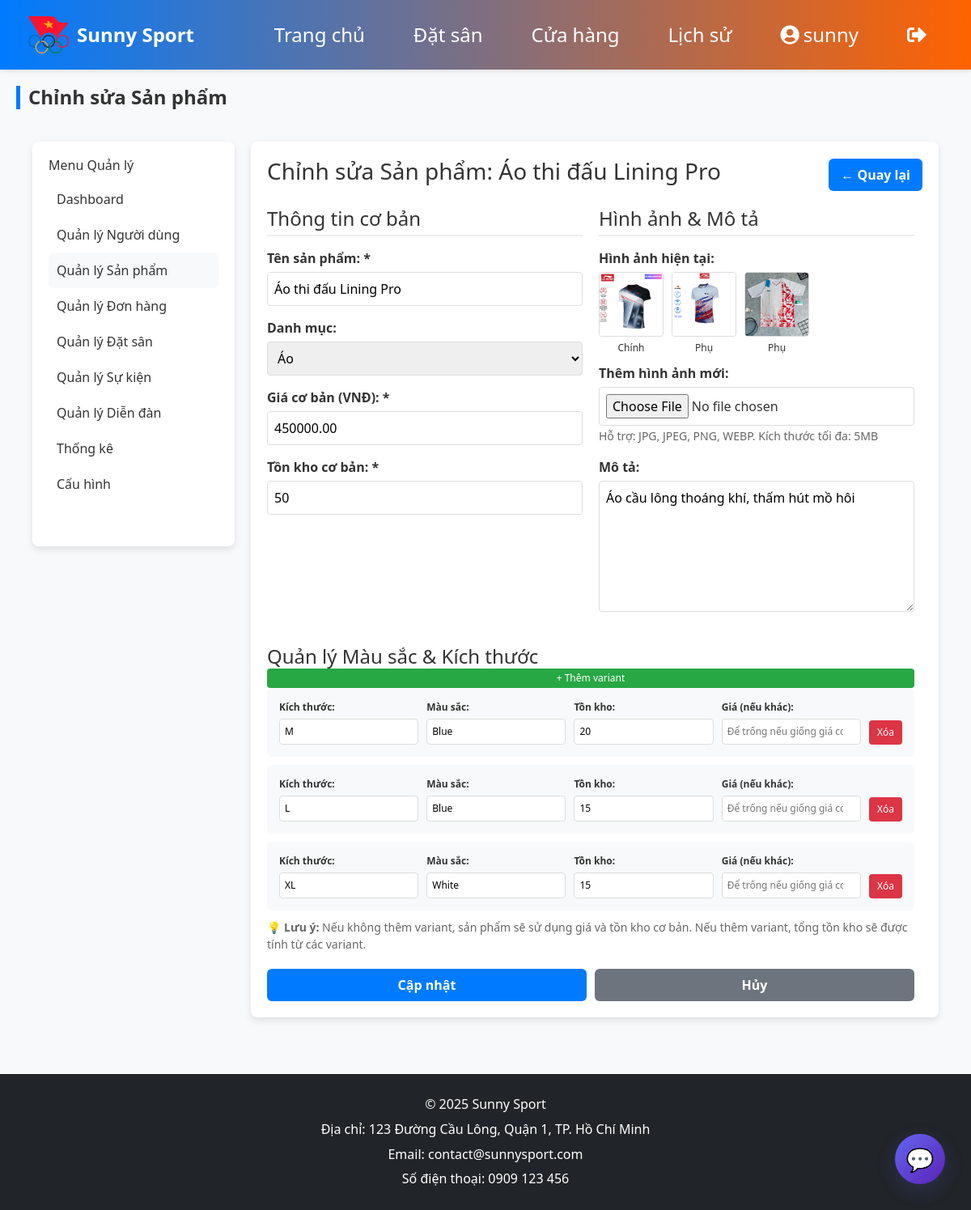
Page /admin_edit_product.php?id=4 (signed in) on the committed database.
### tables this page shows
CREATE TABLE `products` (
  `product_id` int(11) NOT NULL COMMENT 'Mã sản phẩm',
  `product_name` varchar(100) NOT NULL COMMENT 'Tên sản phẩm',
  `category_id` int(11) DEFAULT NULL COMMENT 'Mã danh mục sản phẩm',
  `description` text DEFAULT NULL COMMENT 'Mô tả sản phẩm',
  `price` decimal(10,2) NOT NULL COMMENT 'Giá sản phẩm (VNĐ)',
  `stock` int(11) NOT NULL DEFAULT 0 COMMENT 'Số lượng tồn kho tổng (tính từ variants nếu có)',
  `created_at` timestamp NOT NULL DEFAULT current_timestamp() COMMENT 'Thời gian tạo'
);

CREATE TABLE `product_categories` (
  `category_id` int(11) NOT NULL COMMENT 'Mã danh mục sản phẩm',
  `category_name` varchar(100) NOT NULL COMMENT 'Tên danh mục',
  `description` text DEFAULT NULL COMMENT 'Mô tả danh mục'
);

CREATE TABLE `product_images` (
  `image_id` int(11) NOT NULL COMMENT 'Mã hình ảnh',
  `product_id` int(11) DEFAULT NULL COMMENT 'Mã sản phẩm',
  `image_url` varchar(255) NOT NULL COMMENT 'Đường dẫn hình ảnh',
  `alt_text` varchar(255) DEFAULT NULL COMMENT 'Mô tả hình ảnh (SEO)',
  `is_primary` tinyint(1) DEFAULT 0 COMMENT 'Hình ảnh chính: 1 (chính), 0 (phụ)',
  `created_at` timestamp NOT NULL DEFAULT current_timestamp() COMMENT 'Thời gian tạo'
);

CREATE TABLE `product_variants` (
  `variant_id` int(11) NOT NULL COMMENT 'Mã biến thể',
  `product_id` int(11) DEFAULT NULL COMMENT 'Mã sản phẩm',
  `size` varchar(50) DEFAULT NULL COMMENT 'Kích thước (e.g., S, M, L, 39, 40)',
  `color` varchar(50) DEFAULT NULL COMMENT 'Màu sắc (e.g., Red, Blue, Black)',
  `stock` int(11) NOT NULL DEFAULT 0 COMMENT 'Số lượng tồn kho cho biến thể',
  `price` decimal(10,2) DEFAULT NULL COMMENT 'Giá cho biến thể (nếu khác giá gốc)',
  `created_at` timestamp NOT NULL DEFAULT current_timestamp() COMMENT 'Thời gian tạo'
);

### admin_edit_product.php (the view, shortened to what this page needs)
<?php
include 'config/database.php';
$product_id = $_GET['id'] ?? 0;
if ($product_id) {
    $stmt = $conn->prepare("SELECT p.*, c.category_name FROM products p LEFT JOIN product_categories c ON p.category_id = c.category_id WHERE p.product_id = ?");
    $stmt->bind_param("i", $product_id);
    $stmt->execute();
    $result = $stmt->get_result();
    $product = $result->fetch_assoc();
    $stmt = $conn->prepare("SELECT * FROM product_images WHERE product_id = ? ORDER BY is_primary DESC");
    $stmt->bind_param("i", $product_id);
    $stmt->execute();
    $images = $stmt->get_result()->fetch_all(MYSQLI_ASSOC);
    $stmt = $conn->prepare("SELECT * FROM product_variants WHERE product_id = ? ORDER BY variant_id");
    $stmt->bind_param("i", $product_id);
    $stmt->execute();
    $variants = $stmt->get_result()->fetch_all(MYSQLI_ASSOC);
}
$stmt = $conn->prepare("SELECT category_id, category_name FROM product_categories ORDER BY category_name");
$stmt->execute();
$categories = $stmt->get_result()->fetch_all(MYSQLI_ASSOC);
include 'includes/header.php';
?>
<h2 class="section-title">Chỉnh sửa Sản phẩm</h2>
<div class="shop-container" style="display:flex; gap:20px; align-items:flex-start; padding:20px;">
    <div class="product-filter" style="background:white; padding:20px; border-radius:8px; box-shadow:0 4px 10px rgba(0,0,0,0.1); width:250px; min-height:500px;">
        <h3 style="font-size:16px; color:#333;">Menu Quản lý</h3>
        <ul style="list-style:none; padding:0;">
            <li><a href="admin.php?section=dashboard" style="display:block; padding:10px; color:#333; text-decoration:none;">Dashboard</a></li>
            <li><a href="admin.php?section=users" style="display:block; padding:10px; color:#333; text-decoration:none;">Quản lý Người dùng</a></li>
            <li><a href="admin.php?section=products" style="display:block; padding:10px; color:#333; text-decoration:none; background:#f8f9fa; border-radius:6px;">Quản lý Sản phẩm</a></li>
            <li><a href="admin.php?section=orders" style="display:block; padding:10px; color:#333; text-decoration:none;">Quản lý Đơn hàng</a></li>
            <li><a href="admin.php?section=bookings" style="display:block; padding:10px; color:#333; text-decoration:none;">Quản lý Đặt sân</a></li>
            <li><a href="admin.php?section=events" style="display:block; padding:10px; color:#333; text-decoration:none;">Quản lý Sự kiện</a></li>
            <li><a href="admin.php?section=forum" style="display:block; padding:10px; color:#333; text-decoration:none;">Quản lý Diễn đàn</a></li>
            <li><a href="admin.php?section=stats" style="display:block; padding:10px; color:#333; text-decoration:none;">Thống kê</a></li>
            <li><a href="admin.php?section=settings" style="display:block; padding:10px; color:#333; text-decoration:none;">Cấu hình</a></li>
        </ul>
    </div>
    <div class="admin-content" style="flex:1; background:white; padding:20px; border-radius:8px; box-shadow:0 4px 10px rgba(0,0,0,0.1);">
        <div style="display:flex; justify-content:space-between; align-items:center; margin-bottom:20px;">
            <h3>Chỉnh sửa Sản phẩm: <?php echo htmlspecialchars($product['product_name']); ?></h3>
            <a href="admin.php?section=products" class="filter-submit" style="text-decoration:none;">← Quay lại</a>
        </div>
        <form method="post" enctype="multipart/form-data" style="max-width:800px;">
            <div style="display:grid; grid-template-columns:1fr 1fr; gap:20px; margin-bottom:20px;">
                <div>
                    <h4 style="margin-bottom:15px; color:#333; border-bottom:2px solid #eee; padding-bottom:5px;">Thông tin cơ bản</h4>
                    <div style="margin-bottom:15px;">
                        <label style="display:block; margin-bottom:5px; font-weight:600;">Tên sản phẩm: *</label>
                        <input type="text" name="product_name" value="<?php echo htmlspecialchars($product['product_name']); ?>" required style="width:100%; padding:8px; border:1px solid #ddd; border-radius:4px;">
                    </div>
                    <div style="margin-bottom:15px;">
                        <label style="display:block; margin-bottom:5px; font-weight:600;">Danh mục:</label>
                        <select name="category_id" style="width:100%; padding:8px; border:1px solid #ddd; border-radius:4px;">
                            <?php foreach ($categories as $category): ?>
                                <option value="<?php echo $category['category_id']; ?>" <?php echo $product['category_id'] == $category['category_id'] ? 'selected' : ''; ?>>
                                    <?php echo htmlspecialchars($category['category_name']); ?>
                                </option>
                            <?php endforeach; ?>
                        </select>
                    </div>
                    <div style="margin-bottom:15px;">
                        <label style="display:block; margin-bottom:5px; font-weight:600;">Giá cơ bản (VNĐ): *</label>
                        <input type="number" name="price" value="<?php echo $product['price']; ?>" min="0" step="1000" required style="width:100%; padding:8px; border:1px solid #ddd; border-radius:4px;">
                    </div>
                    <div style="margin-bottom:15px;">
                        <label style="display:block; margin-bottom:5px; font-weight:600;">Tồn kho cơ bản: *</label>
                        <input type="number" name="stock" value="<?php echo $product['stock']; ?>" min="0" required style="width:100%; padding:8px; border:1px solid #ddd; border-radius:4px;">
                    </div>
                </div>
                <div>
                    <h4 style="margin-bottom:15px; color:#333; border-bottom:2px solid #eee; padding-bottom:5px;">Hình ảnh & Mô tả</h4>
                    <div style="margin-bottom:15px;">
                        <label style="display:block; margin-bottom:5px; font-weight:600;">Hình ảnh hiện tại:</label>
                        <?php if (!empty($images)): ?>
                            <div style="display:flex; gap:10px; flex-wrap:wrap; margin-bottom:10px;">
                                <?php foreach ($images as $image): ?>
                                    <div style="text-align:center;">
                                        <img src="images/<?php echo htmlspecialchars($image['image_url']); ?>" alt="<?php echo htmlspecialchars($image['alt_text']); ?>" style="width:80px; height:80px; object-fit:cover; border-radius:4px; border:1px solid #ddd;">
                                        <div style="font-size:12px; margin-top:5px;">
                                            <?php echo $image['is_primary'] ? 'Chính' : 'Phụ'; ?>
                                        </div>
                                    </div>
                                <?php endforeach; ?>
                            </div>
                        <?php else: ?>
                            <p style="color:#666;">Chưa có hình ảnh</p>
                        <?php endif; ?>
                        <label style="display:block; margin-bottom:5px; font-weight:600;">Thêm hình ảnh mới:</label>
                        <input type="file" name="product_image" accept="image/*" style="width:100%; padding:8px; border:1px solid #ddd; border-radius:4px;">
                        <small style="color:#666;">Hỗ trợ: JPG, JPEG, PNG, WEBP. Kích thước tối đa: 5MB</small>
                    </div>
                    <div style="margin-bottom:15px;">
                        <label style="display:block; margin-bottom:5px; font-weight:600;">Mô tả:</label>
                        <textarea name="description" rows="6" style="width:100%; padding:8px; border:1px solid #ddd; border-radius:4px;"><?php echo htmlspecialchars($product['description']); ?></textarea>
                    </div>
                </div>
            </div>
            <div style="margin-bottom:20px;">
                <h4 style="margin-bottom:15px; color:#333; border-bottom:2px solid #eee; padding-bottom:5px;">
                    Quản lý Màu sắc & Kích thước
                    <button type="button" onclick="addVariant()" style="float:right; background:#28a745; color:white; border:none; padding:5px 10px; border-radius:4px; cursor:pointer; font-size:12px;">+ Thêm variant</button>
                </h4>
                <div id="variants-container">
                    <?php if (!empty($variants)): ?>
                        <?php foreach ($variants as $index => $variant): ?>
                            <div class="variant-row" style="display:grid; grid-template-columns:1fr 1fr 1fr 1fr auto; gap:10px; align-items:end; margin-bottom:10px; padding:15px; background:#f8f9fa; border-radius:6px;">
                                <div>
                                    <label style="display:block; margin-bottom:5px; font-weight:600; font-size:12px;">Kích thước:</label>
                                    <input type="text" name="variants[<?php echo $index; ?>][size]" value="<?php echo htmlspecialchars($variant['size']); ?>" placeholder="S, M, L, 39, 40..." style="width:100%; padding:6px; border:1px solid #ddd; border-radius:4px; font-size:12px;">
                                </div>
                                <div>
                                    <label style="display:block; margin-bottom:5px; font-weight:600; font-size:12px;">Màu sắc:</label>
                                    <input type="text" name="variants[<?php echo $index; ?>][color]" value="<?php echo htmlspecialchars($variant['color']); ?>" placeholder="Đỏ, Xanh, Đen..." style="width:100%; padding:6px; border:1px solid #ddd; border-radius:4px; font-size:12px;">
                                </div>
                                <div>
                                    <label style="display:block; margin-bottom:5px; font-weight:600; font-size:12px;">Tồn kho:</label>
                                    <input type="number" name="variants[<?php echo $index; ?>][stock]" value="<?php echo $variant['stock']; ?>" min="0" style="width:100%; padding:6px; border:1px solid #ddd; border-radius:4px; font-size:12px;">
                                </div>
                                <div>
                                    <label style="display:block; margin-bottom:5px; font-weight:600; font-size:12px;">Giá (nếu khác):</label>
                                    <input type="number" name="variants[<?php echo $index; ?>][price]" value="<?php echo $variant['price'] != $product['price'] ? $variant['price'] : ''; ?>" placeholder="Để trống nếu giống giá cơ bản" min="0" step="1000" style="width:100%; padding:6px; border:1px solid #ddd; border-radius:4px; font-size:12px;">
                                </div>
                                <div>
                                    <button type="button" onclick="removeVariant(this)" style="background:#dc3545; color:white; border:none; padding:6px 10px; border-radius:4px; cursor:pointer; font-size:12px;">Xóa</button>
                                </div>
                            </div>
                        <?php endforeach; ?>
                    <?php endif; ?>
                </div>
                <small style="color:#666; display:block; margin-top:10px;">
                    💡 <strong>Lưu ý:</strong> Nếu không thêm variant, sản phẩm sẽ sử dụng giá và tồn kho cơ bản.
                    Nếu thêm variant, tổng tồn kho sẽ được tính từ các variant.
                </small>
            </div>
            <div style="display:flex; gap:10px;">
                <button type="submit" class="filter-submit" style="flex:1;">Cập nhật</button>
                <a href="admin.php?section=products" class="filter-submit" style="flex:1; text-align:center; text-decoration:none; background:#6c757d;">Hủy</a>
            </div>
        </form>
    </div>
</div>
<?php include 'includes/footer.php'; ?>

### includes/header.php (style rules this page uses)
* { margin:0; padding:0; box-sizing: border-box; }
body { font-family: "Segoe UI", sans-serif; background: #f8f9fa; color: #333; }
.section-title { font-size: 24px; font-weight: bold; margin-bottom: 15px; color: #007bff; border-left: 5px solid #007bff; padding-left: 10px; }
label { display: block; margin-bottom: 5px; font-weight: 500; }
input, select, button { width: 100%; padding: 10px; border: 1px solid #ddd; border-radius: 6px; }
button { background: #007bff; color: white; border: none; cursor: pointer; }

### admin_edit_product.php (style rules this page uses)
.section-title { font-size:24px; color:#333; margin-bottom:20px; }
.product-filter h3 { font-size:16px; color:#333; margin-bottom:10px; }
.filter-submit { background:#007bff; color:white; padding:8px 15px; border:none; border-radius:6px; font-weight:600; cursor:pointer; text-align:center; }

### rows in the picture
products: product_name "Áo thi đấu Lining Pro", category_id "Áo", price "450000.00", stock "50", description "Áo cầu lông thoáng khí, thấm hút mồ hôi"
product_images: image_url (picture), is_primary "Chính"
product_images: image_url (picture), is_primary "Phụ"
product_images: image_url (picture), is_primary "Phụ"
product_variants: size "M", color "Blue", stock "20"
product_variants: size "L", color "Blue", stock "15"
product_variants: size "XL", color "White", stock "15"

### other values in the picture
$_SESSION['username'] "sunny"
